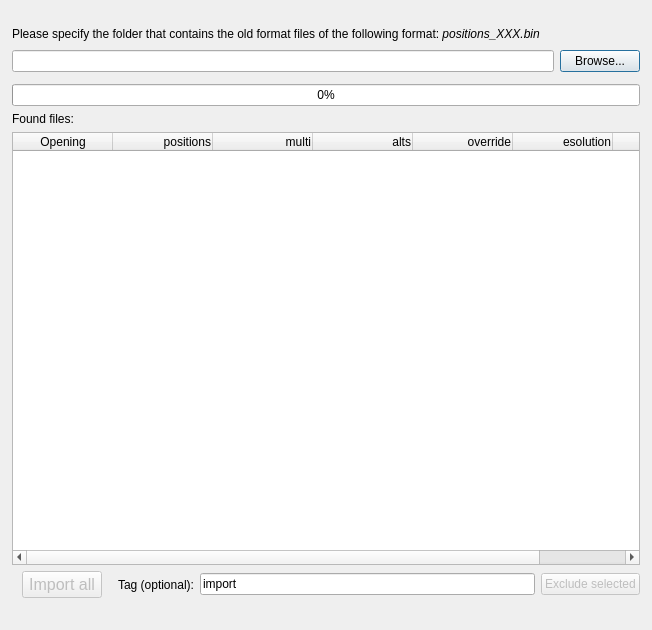
<?xml version="1.0" encoding="UTF-8"?>
<ui version="4.0">
 <class>ImportDialog</class>
 <widget class="QDialog" name="ImportDialog">
  <property name="windowModality">
   <enum>Qt::WindowModal</enum>
  </property>
  <property name="geometry">
   <rect>
    <x>0</x>
    <y>0</y>
    <width>637</width>
    <height>630</height>
   </rect>
  </property>
  <property name="windowTitle">
   <string>Import solutions</string>
  </property>
  <property name="modal">
   <bool>true</bool>
  </property>
  <layout class="QVBoxLayout" name="verticalLayout">
   <property name="leftMargin">
    <number>12</number>
   </property>
   <property name="topMargin">
    <number>12</number>
   </property>
   <property name="rightMargin">
    <number>12</number>
   </property>
   <property name="bottomMargin">
    <number>12</number>
   </property>
   <item>
    <layout class="QHBoxLayout" name="horizontalLayout">
     <property name="topMargin">
      <number>12</number>
     </property>
     <item>
      <widget class="QLabel" name="label_4">
       <property name="text">
        <string>Please specify the folder that contains the old format files of the following format: &lt;i&gt;positions_XXX.bin&lt;/i&gt;</string>
       </property>
       <property name="textFormat">
        <enum>Qt::AutoText</enum>
       </property>
       <property name="wordWrap">
        <bool>false</bool>
       </property>
      </widget>
     </item>
     <item>
      <spacer name="horizontalSpacer">
       <property name="orientation">
        <enum>Qt::Horizontal</enum>
       </property>
       <property name="sizeType">
        <enum>QSizePolicy::Fixed</enum>
       </property>
       <property name="sizeHint" stdset="0">
        <size>
         <width>100</width>
         <height>20</height>
        </size>
       </property>
      </spacer>
     </item>
    </layout>
   </item>
   <item>
    <layout class="QHBoxLayout" name="horizontalLayout_4">
     <item>
      <widget class="QLineEdit" name="line_Folder">
       <property name="enabled">
        <bool>true</bool>
       </property>
       <property name="readOnly">
        <bool>true</bool>
       </property>
      </widget>
     </item>
     <item>
      <widget class="QPushButton" name="btn_BrowseFolder">
       <property name="text">
        <string>Browse...</string>
       </property>
      </widget>
     </item>
    </layout>
   </item>
   <item>
    <spacer name="verticalSpacer_11">
     <property name="orientation">
      <enum>Qt::Vertical</enum>
     </property>
     <property name="sizeType">
      <enum>QSizePolicy::Fixed</enum>
     </property>
     <property name="sizeHint" stdset="0">
      <size>
       <width>20</width>
       <height>6</height>
      </size>
     </property>
    </spacer>
   </item>
   <item>
    <widget class="QProgressBar" name="progressBar">
     <property name="value">
      <number>0</number>
     </property>
    </widget>
   </item>
   <item>
    <widget class="QLabel" name="label_Found">
     <property name="baseSize">
      <size>
       <width>400</width>
       <height>400</height>
      </size>
     </property>
     <property name="text">
      <string>Found files:</string>
     </property>
    </widget>
   </item>
   <item>
    <widget class="QTableWidget" name="table_Openings">
     <property name="minimumSize">
      <size>
       <width>0</width>
       <height>400</height>
      </size>
     </property>
     <property name="sizeAdjustPolicy">
      <enum>QAbstractScrollArea::AdjustToContents</enum>
     </property>
     <property name="editTriggers">
      <set>QAbstractItemView::NoEditTriggers</set>
     </property>
     <property name="selectionBehavior">
      <enum>QAbstractItemView::SelectRows</enum>
     </property>
     <column>
      <property name="text">
       <string>Opening</string>
      </property>
     </column>
     <column>
      <property name="text">
       <string>positions</string>
      </property>
      <property name="textAlignment">
       <set>AlignTrailing|AlignVCenter</set>
      </property>
     </column>
     <column>
      <property name="text">
       <string>multi</string>
      </property>
      <property name="textAlignment">
       <set>AlignTrailing|AlignVCenter</set>
      </property>
     </column>
     <column>
      <property name="text">
       <string>alts</string>
      </property>
      <property name="textAlignment">
       <set>AlignTrailing|AlignVCenter</set>
      </property>
     </column>
     <column>
      <property name="text">
       <string>override</string>
      </property>
      <property name="textAlignment">
       <set>AlignTrailing|AlignVCenter</set>
      </property>
     </column>
     <column>
      <property name="text">
       <string>esolution</string>
      </property>
      <property name="textAlignment">
       <set>AlignTrailing|AlignVCenter</set>
      </property>
     </column>
     <column>
      <property name="text">
       <string>Info</string>
      </property>
      <property name="textAlignment">
       <set>AlignTrailing|AlignVCenter</set>
      </property>
     </column>
    </widget>
   </item>
   <item>
    <layout class="QHBoxLayout" name="horizontalLayout_3">
     <property name="topMargin">
      <number>0</number>
     </property>
     <item>
      <spacer name="horizontalSpacer_3">
       <property name="orientation">
        <enum>Qt::Horizontal</enum>
       </property>
       <property name="sizeType">
        <enum>QSizePolicy::Fixed</enum>
       </property>
       <property name="sizeHint" stdset="0">
        <size>
         <width>10</width>
         <height>20</height>
        </size>
       </property>
      </spacer>
     </item>
     <item>
      <widget class="QPushButton" name="btn_Import">
       <property name="enabled">
        <bool>false</bool>
       </property>
       <property name="font">
        <font>
         <pointsize>12</pointsize>
        </font>
       </property>
       <property name="text">
        <string>Import all</string>
       </property>
      </widget>
     </item>
     <item>
      <spacer name="horizontalSpacer_2">
       <property name="orientation">
        <enum>Qt::Horizontal</enum>
       </property>
       <property name="sizeType">
        <enum>QSizePolicy::Fixed</enum>
       </property>
       <property name="sizeHint" stdset="0">
        <size>
         <width>10</width>
         <height>20</height>
        </size>
       </property>
      </spacer>
     </item>
     <item>
      <widget class="QLabel" name="label">
       <property name="text">
        <string>Tag (optional):</string>
       </property>
      </widget>
     </item>
     <item>
      <widget class="QLineEdit" name="line_Tag">
       <property name="enabled">
        <bool>true</bool>
       </property>
       <property name="text">
        <string>import</string>
       </property>
       <property name="maxLength">
        <number>30</number>
       </property>
      </widget>
     </item>
     <item>
      <widget class="QPushButton" name="btn_DeleteOpening">
       <property name="enabled">
        <bool>false</bool>
       </property>
       <property name="text">
        <string>Exclude selected</string>
       </property>
      </widget>
     </item>
    </layout>
   </item>
   <item>
    <spacer name="verticalSpacer_10">
     <property name="orientation">
      <enum>Qt::Vertical</enum>
     </property>
     <property name="sizeType">
      <enum>QSizePolicy::Fixed</enum>
     </property>
     <property name="sizeHint" stdset="0">
      <size>
       <width>20</width>
       <height>20</height>
      </size>
     </property>
    </spacer>
   </item>
  </layout>
 </widget>
 <tabstops>
  <tabstop>table_Openings</tabstop>
  <tabstop>btn_DeleteOpening</tabstop>
 </tabstops>
 <resources/>
 <connections/>
</ui>
